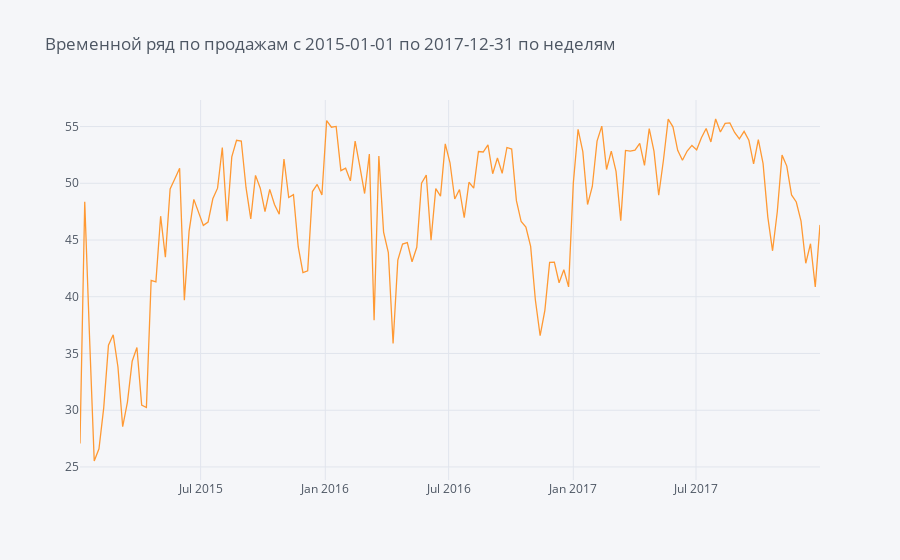

Notebook cell for this chart:
### Markdown cell above
**Понизим разрешение данных до недели, для большей наглядности**

### Code cell
configure_plotly_browser_state()
sale_w = sale.resample('w').sum()
sale_w.iplot(title= 'Временной ряд по продажам с 2015-01-01 по 2017-12-31 по неделям')

### Figure 1 — Plotly figure (JSON) as saved in the notebook; plotly's stock layout.template omitted (floating-point values rounded to 4 significant figures; data arrays with more than 128 entries replaced by an {"elided": "..."} marker saying what was removed)
{"data": [{"name": "Sales_size", "text": "", "mode": "lines", "y": {"elided": "157 float values"}, "x": {"elided": "157 str values"}, "line": {"color": "rgba(255, 153, 51, 1.0)", "dash": "solid", "shape": "linear", "width": 1.3}, "type": "scatter"}], "layout": {"title": {"text": "Временной ряд по продажам с 2015-01-01 по 2017-12-31 по неделям", "font": {"color": "#4D5663"}}, "paper_bgcolor": "#F5F6F9", "plot_bgcolor": "#F5F6F9", "yaxis": {"tickfont": {"color": "#4D5663"}, "zerolinecolor": "#E1E5ED", "title": {"text": "", "font": {"color": "#4D5663"}}, "gridcolor": "#E1E5ED", "showgrid": true}, "xaxis": {"tickfont": {"color": "#4D5663"}, "zerolinecolor": "#E1E5ED", "title": {"text": "", "font": {"color": "#4D5663"}}, "gridcolor": "#E1E5ED", "showgrid": true}, "legend": {"bgcolor": "#F5F6F9", "font": {"color": "#4D5663"}}}}
